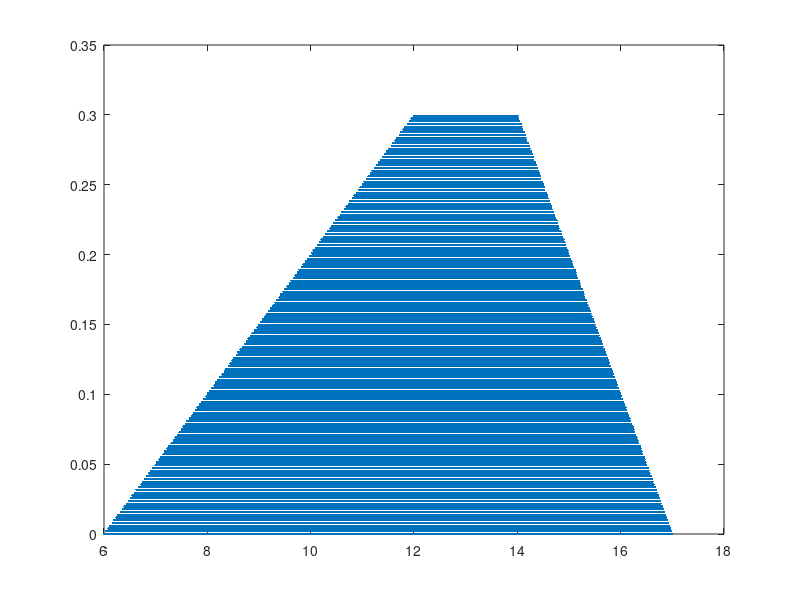

Source code (MATLAB):
%% ---------------------------------------------------------------------
%%
%% Copyright (c) 2019 - 2019 by the IBAMR developers
%% All rights reserved.
%%
%% This file is part of IBAMR.
%%
%% IBAMR is free software and is distributed under the 3-clause BSD
%% license. The full text of the license can be found in the file
%% COPYRIGHT at the top level directory of IBAMR.
%%
%% ---------------------------------------------------------------------

clear all;
clc;
%% Mesh parameters.
depth = 0.4; 
Lx = 68.0 * depth; Ly = 1.3 * depth;
Nx = 1768; Ny = 264;
dx = Lx/Nx; dy = Ly/Ny;

%% Trapzoid parameters.
Lt = 27.5 * depth;
ht = 0.75 * depth;
num_pts_x = ceil(Lt/dx);
num_pts_y = ceil(ht/dy);

%% Bottom left and bottom right corner
x1 = 15.0 * depth;
y1 = 0.0;
x2 = x1 + Lt;
y2 = 0.0;

%% Compute the parameters for the "cut out" lines
l1 = 15 * depth;
m1 = ht / l1;
b1 = y1 - m1 * x1;

l2 = 7.5 * depth;
m2 = -ht / l2;
b2 = y2 - m2 * x2;

%% write out the points.
idx = 0;
for i = 1:num_pts_x
    x = x1 + ( (i-1)*dx );
    
    for j = 1:num_pts_y
        y = y1 + ( (j-1)*dy );
        
        if( y <= m1 * x + b1 && y <= m2 * x + b2)
            idx = idx+1;
            X_array(idx) = x; Y_array(idx) = y;
        end
    end
end

XCOM = sum(X_array)/length(X_array);
YCOM = sum(Y_array)/length(Y_array);

X_array = X_array;
Y_array = Y_array;
%% plot the trap
plot(X_array, Y_array, '.');
%axis 'equal'

%% write the coordinates in the file
fid = fopen('trapezoid2d.vertex','wt');
fprintf(fid,'%d\n', length(X_array));

for i = 1:length(X_array)
    fprintf(fid,'%f\t%f\n',X_array(i),Y_array(i));
end